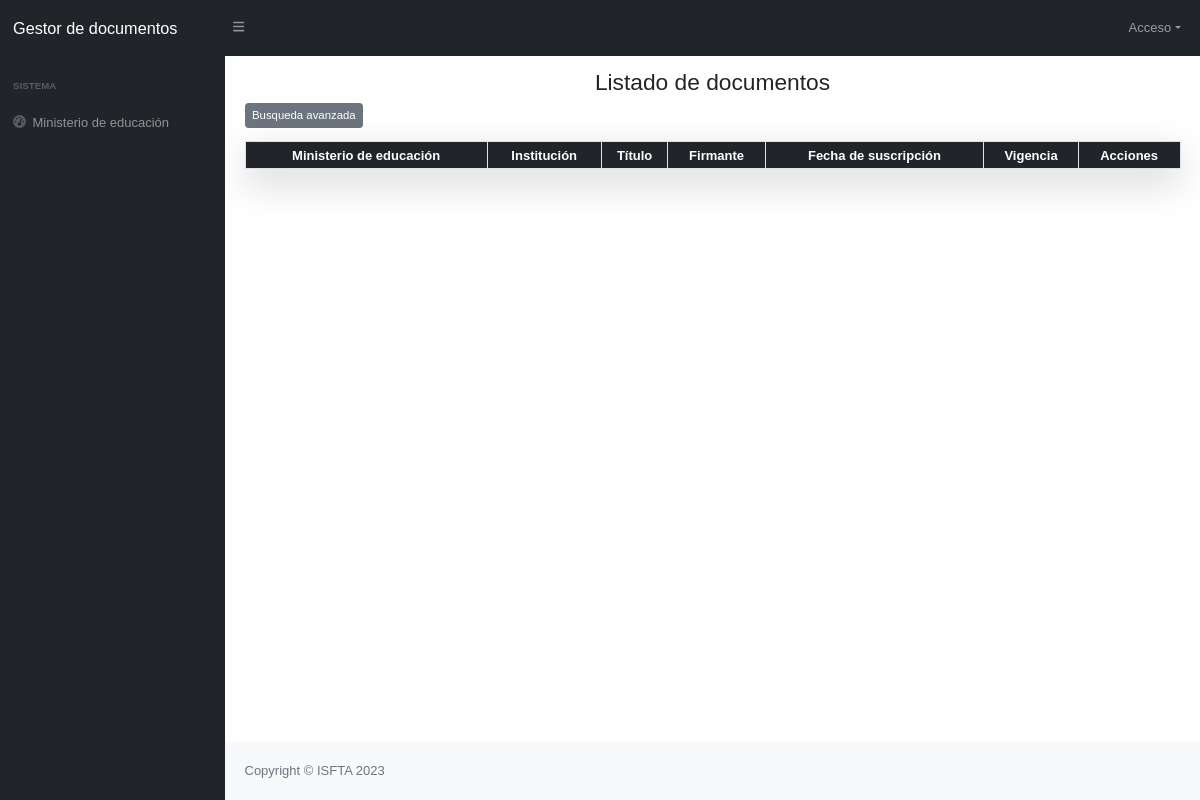
Before: / with the older database file.
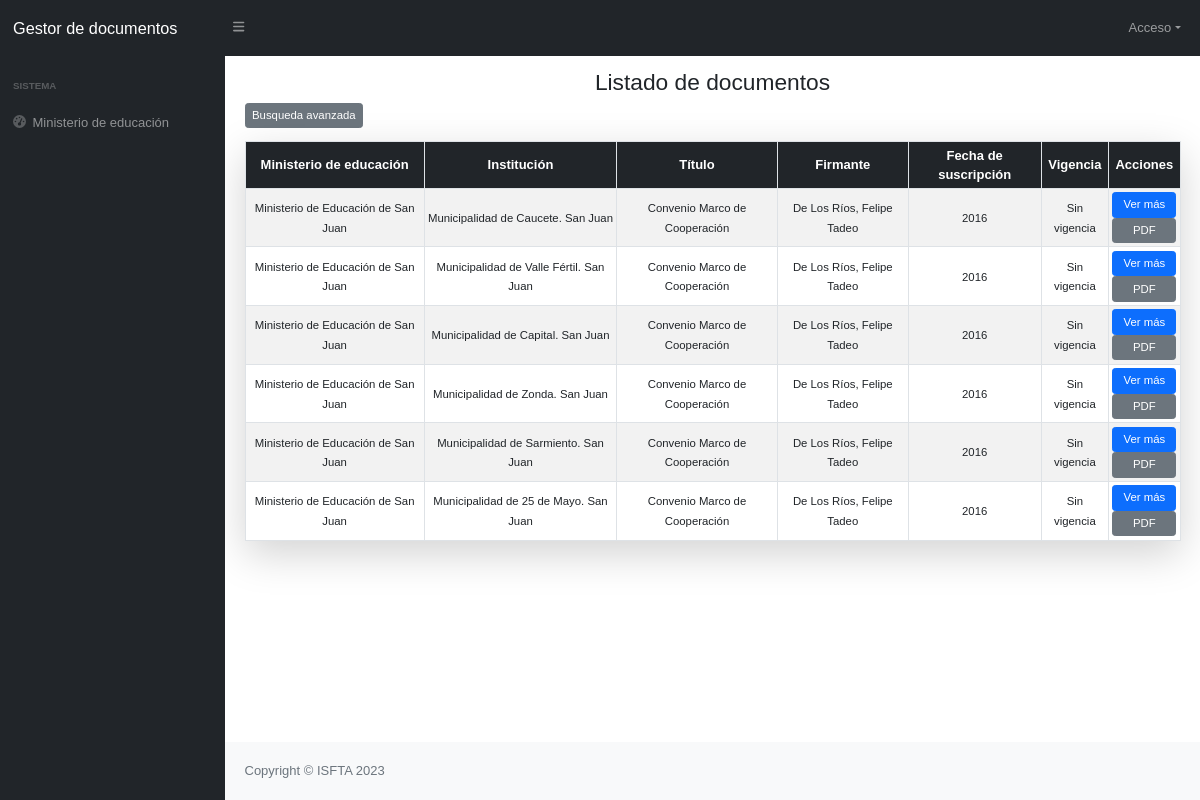
After: the same page with the newer database file.
### tables this page shows
CREATE TABLE `documento` (
  `id` int(11) NOT NULL,
  `titulo_id` int(11) NOT NULL,
  `min_edu_id` int(11) NOT NULL,
  `fechaSuscripcion` varchar(60) NOT NULL,
  `vigencia_id` int(11) DEFAULT NULL,
  `terminoPropuesto_id` int(11) NOT NULL,
  `terminoControlado_id` int(11) NOT NULL,
  `institucion_id` int(11) DEFAULT NULL,
  `autor_id` int(11) DEFAULT NULL,
  `ubicacion_id` int(11) NOT NULL,
  `responsable` varchar(60) DEFAULT NULL,
  `archivoAdjunto` varchar(255) DEFAULT NULL,
  `status` int(11) NOT NULL DEFAULT 1
);

CREATE TABLE `ministerio_educacion` (
  `id` int(11) NOT NULL,
  `nombre` varchar(200) DEFAULT NULL
);

CREATE TABLE `institucion` (
  `id` int(11) NOT NULL,
  `nombre` varchar(150) NOT NULL
);

CREATE TABLE `titulos` (
  `id` int(11) NOT NULL,
  `nombre` text NOT NULL
);

CREATE TABLE `vigencia` (
  `id` int(11) NOT NULL,
  `nombre` varchar(40) NOT NULL
);

### controllers/Documento.php (called while the page is built, shortened)
<?php
    class DocumentoController
    {
        private $documento;
        public function __construct()
        {
            require_once 'models/DocumentoModel.php';
            $this->documento = new DocumentoModel;
        }
        public function index()
        {
            $data['titulo']="Listado de documentos";
            $data['documentos']=$this->documento->getDocumentos();
            require_once 'views/documentos/documentos.php';
        }
    }

### assets/config/Database.php (called while the page is built)
<?php
    class Database
    {
        public static function conectar()
        {
            $dns="mysql:host=" . DB_HOST .";dbname=" . DB_NAME . ";charset=" . DB_CHARSET;
            $options=[
                PDO::ATTR_ERRMODE => PDO::ERRMODE_EXCEPTION,
                PDO::ATTR_EMULATE_PREPARES => false
            ];
            try {
                $conn=new PDO($dns,DB_USERNAME,DB_PASSWORD,$options);
                return $conn;
            } catch (PDOException $e) {
                echo "ERROR: " . $e->getMessage() . '<br>';
                exit;
            }
        }
    }

### models/DocumentoModel.php (called while the page is built, shortened)
<?php
    class DocumentoModel
    {
        private $db;
        public function __construct()
        {
            $this->db = Database::conectar();
        }
        public function getDocumentos()
        {
            $sentencia=$this->db->query("CALL sp_select_documentos()");
            $response=$sentencia->fetchAll(PDO::FETCH_ASSOC);
            return $response;
        }
    }

### views/documentos/documentos.php (the view, shortened to what this page needs)
<?php require_once 'views/templates/header.php'; ?>
        <div class="row my-3">
            <div class="col-12">
                <h2 class="text-center lead fs-3"><?= $data['titulo'] ?></h2>
                <a name="" id="" class="btn btn-secondary btn-sm" href="index.php?c=Documento&m=search" role="button">Busqueda avanzada</a>
            </div>
        </div>
        <div class="row my-3">
            <div class="col-12">
                    <div class="table-responsive-sm">
                        <table class="table table-striped table-bordered shadow-lg table-sm" style="width:100%">
                            <thead class="bg-dark text-white">
                                <tr>
                                    <th class="text-center align-middle" scope="col">Ministerio de educación</th>
                                    <th class="text-center align-middle" scope="col">Institución</th>
                                    <th class="text-center align-middle" scope="col">Título</th>
                                    <th class="text-center align-middle" scope="col">Firmante</th>
                                    <th class="text-center align-middle" scope="col">Fecha de suscripción</th>
                                    <th class="text-center align-middle" scope="col">Vigencia</th>
                                    <th class="text-center align-middle" scope="col" style="width: 100;">Acciones</th>
                                </tr>
                            </thead>
                            <tbody>
                                    <?php foreach($data['documentos'] as $documento): ?>
                                        <tr class="">
                                            <td class="text-center align-middle"><small><?= $documento['ministerio']; ?></small></td>
                                            <td class="text-center align-middle"><small><?= $documento['institucion']; ?></small></td>
                                            <td class="text-center align-middle" scope="row"><small><?= $documento['titulo']; ?></small></td>
                                            <td class="text-center align-middle"><small><?= $documento['autor']; ?></small></td>
                                            <td class="text-center align-middle"><small><?= $documento['fechaSuscripcion']; ?></small></td>
                                            <td class="text-center align-middle"><small><?= $documento['vigencia']; ?></small></td>
                                            <td class="text-center align-middle">
                                                <a name="" id="" class="btn btn-primary btn-sm d-block" href="index.php?c=Documento&m=show&id=<?= $documento['idDocumento'];?>&token=<?= hash_hmac('sha1',$documento['idDocumento'],KEY_TOKEN); ?>" role="button">Ver más</a>
                                                <a name="" id="" class="btn btn-secondary btn-sm px-4 d-block" href="assets/archivos/<?= $documento['archivoAdjunto']; ?>" target="_BLANK" role="button">PDF</a>
                                            </td>
                                        </tr>
                                    <?php endforeach ?>
                            </tbody>
                        </table>
                    </div>
            </div>
        </div>
<?php require_once 'views/templates/footer.php'; ?>

### index.php (shortened to what this page needs)
<?php
    require_once 'assets/config/Database.php';
    require_once 'controllers/Documento.php';
    if(!empty($_GET['c'])){
        $controlador=cargarControlador($_GET['c']);
        if(isset($_GET['m'])){
            if(isset($_GET['id'])){
                if(isset($_GET['token'])){
                    cargarMetodo($controlador,$_GET['m'],$_GET['id'],$_GET['token']);
                }else{
                    cargarMetodo($controlador,$_GET['m'],$_GET['id']);
                }
            }else{
                cargarMetodo($controlador,$_GET['m']);
            }
        }else{
            cargarMetodo($controlador,METODO_PRINCIPAL);
        }
    }else{
        $controlador=cargarControlador(CONTROLADOR_PRINCIPAL);
        $controlador->{METODO_PRINCIPAL}();
    }

### views/templates/header.php (shortened to what this page needs)
<!DOCTYPE html>
<html lang="en">
<head>
    <link href="css/style.min.css" rel="stylesheet" />
    <link href="css/styles.css" rel="stylesheet" />
    <link rel="stylesheet" href="css/boxicons.min.css">
    <link rel="stylesheet" href="css/jquery.dataTables.min.css">
    <link rel="stylesheet" href="css/customStyle.css">
</head>
<body class="sb-nav-fixed">
    <nav class="sb-topnav navbar navbar-expand navbar-dark bg-dark">
        <a class="navbar-brand ps-3" href="index.php">Gestor de documentos</a>
        <button class="btn btn-link btn-sm order-1 order-lg-0 me-4 me-lg-0" id="sidebarToggle" href="#!"><i
                class="fas fa-bars"></i></button>
        <ul class="navbar-nav ms-auto ms-auto me-0 me-md-3 my-2 my-md-0">
            <li class="nav-item dropdown">
            <?php if(isset($_SESSION['usuario']) && $_SESSION['usuario'] == "Administrador"):?>
                    <a class="nav-link dropdown-toggle" id="navbarDropdown" href="#" role="button" data-bs-toggle="dropdown"
                    aria-expanded="false">Administrador</a>
            <?php else: ?>
                    <a class="nav-link dropdown-toggle" id="navbarDropdown" href="#" role="button" data-bs-toggle="dropdown"
                    aria-expanded="false">Acceso</a>
            <?php endif ?>
            </li>
        </ul>
    </nav>
    <div id="layoutSidenav">
        <div id="layoutSidenav_nav">
            <nav class="sb-sidenav accordion sb-sidenav-dark" id="sidenavAccordion">
                <div class="sb-sidenav-menu">
                    <div class="nav">
                        <div class="sb-sidenav-menu-heading">Sistema</div>
                            <a class="nav-link" href="index.php">
                                <div class="sb-nav-link-icon"><i class="fas fa-tachometer-alt"></i></div>
                                Ministerio de educación
                            </a>
                    </div>
                </div>
            </nav>
        </div>
        <div id="layoutSidenav_content">
            <main>
                <div class="container-fluid px-4">

### views/templates/footer.php (shortened to what this page needs)
</div>
            </main>
            <footer class="py-4 bg-light mt-auto">
                <div class="container-fluid px-4">
                    <div class="d-flex align-items-center justify-content-between small">
                        <div class="text-muted">Copyright &copy; ISFTA 2023</div>
                    </div>
                </div>
            </footer>
        </div>
    </div>
</body>
</html>

### css/customStyle.css (style rules this page uses)
*, *::after, *::before { font-family: Verdana, Geneva, Tahoma, sans-serif; font-size: 13px; }

Changed rows visible on the page:
now on this page (row edited): documento: min_edu.nombre "Ministerio de Educación de San Juan", institucion.nombre "Municipalidad de Caucete. San Juan", titulo.nombre "Convenio Marco de Cooperación", autor "De Los Ríos, Felipe Tadeo", fechaSuscripcion "2016", vigencia.nombre "Sin vigencia"
now on this page (row edited): documento: min_edu.nombre "Ministerio de Educación de San Juan", institucion.nombre "Municipalidad de Valle Fértil. San Juan", titulo.nombre "Convenio Marco de Cooperación", autor "De Los Ríos, Felipe Tadeo", fechaSuscripcion "2016", vigencia.nombre "Sin vigencia"
now on this page (row edited): documento: min_edu.nombre "Ministerio de Educación de San Juan", institucion.nombre "Municipalidad de Capital. San Juan", titulo.nombre "Convenio Marco de Cooperación", autor "De Los Ríos, Felipe Tadeo", fechaSuscripcion "2016", vigencia.nombre "Sin vigencia"
now on this page (row edited): documento: min_edu.nombre "Ministerio de Educación de San Juan", institucion.nombre "Municipalidad de Zonda. San Juan", titulo.nombre "Convenio Marco de Cooperación", autor "De Los Ríos, Felipe Tadeo", fechaSuscripcion "2016", vigencia.nombre "Sin vigencia"
now on this page (row edited): documento: min_edu.nombre "Ministerio de Educación de San Juan", institucion.nombre "Municipalidad de Sarmiento. San Juan", titulo.nombre "Convenio Marco de Cooperación", autor "De Los Ríos, Felipe Tadeo", fechaSuscripcion "2016", vigencia.nombre "Sin vigencia"
now on this page (row edited): documento: min_edu.nombre "Ministerio de Educación de San Juan", institucion.nombre "Municipalidad de 25 de Mayo. San Juan", titulo.nombre "Convenio Marco de Cooperación", autor "De Los Ríos, Felipe Tadeo", fechaSuscripcion "2016", vigencia.nombre "Sin vigencia"
